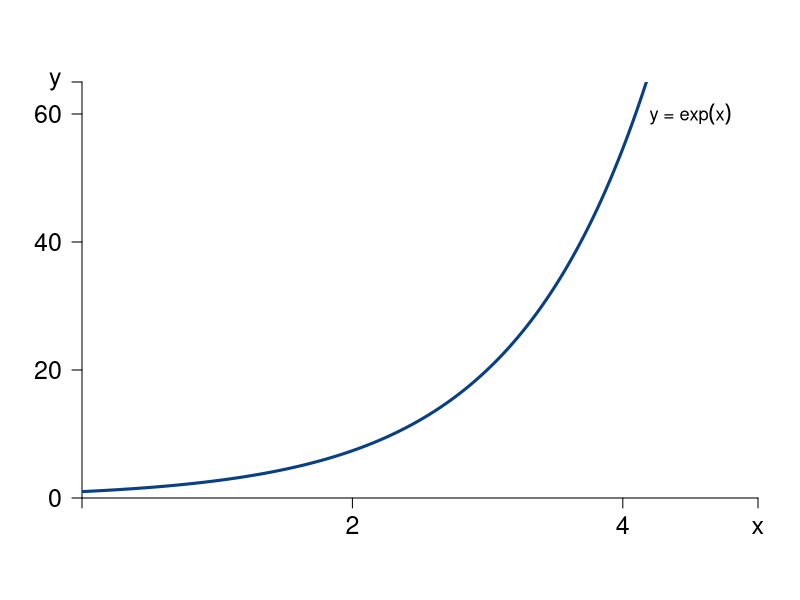

This chart was generated by the following R code:
#Graph Designer: Scott Cohn
#Authors: Bowles and Halliday
#Title: Coordination, Conflict and Competition: A Text in Microeconomics

library(shape)
pdf(file = "mathappendix/exponential.pdf", width = 8, height = 6)
#par(mar=c(0.75,0.75,0.75,0.75))

#Set parameters for graphics
axislabelsize <- 1.5
labelsize <- 1.1
graphlinewidth <- 3
segmentlinewidth <- 2

COL <- c("#7fc97f", "#beaed4", "#fdc086", "#ffff99", "#386cb0", "#f0027f", "#bf5b17", "#666666")
COLA <- c("#e0f3db", "#99d8c9","#66c2a4","#41ae76", "#238b45", "#005824")
COLB <- c("#4eb3d3", "#2b8cbe", "#0868ac","#084081")

xlims <- c(0, 5)
ylims <- c(0, 65)

npts <- 501 
x <- seq(xlims[1], xlims[2], length.out = npts)
y <- seq(ylims[1], ylims[2], length.out = npts) 

plot(0, 0, xlim = xlims, ylim = ylims, type = "n",
     xlab = expression(paste("")),
     ylab = expression(paste("")), 
     xaxt = "n", 
     yaxt = "n", 
     cex.lab = axislabelsize, 
     bty = "n", 
     xaxs="i", 
     yaxs="i"
)

ticksx <- c(xlims[1], 2, 4,  xlims[2])
xlabels <- c(NA, 2, 4, expression(x))
ticksy <- c(ylims[1], 20, 40, 60, ylims[2])
ylabels <- c(0, 20, 40, 60, expression(y))

axis(1,at = ticksx,  pos = 0, labels = xlabels, cex.axis = axislabelsize)
axis(2,at = ticksy,  pos = 0, labels = ylabels, las = 1, cex.axis = axislabelsize)

npts <- 500 
xx1 <- seq(xlims[1], xlims[2], length.out = npts)
xx2 <-seq(xlims[1], xlims[2] - 4, length.out = npts)
xx3 <- seq(xlims[1], 0, length.out = npts)

#Axis labels
#mtext(expression(paste("", x)), side = 1, line = 2.5, cex = axislabelsize)
#text(-.5, 0.5*ylims[2], expression(paste("", y)), xpd = TRUE, cex = axislabelsize, srt = 90) 

# lines
lines(xx1, exp(xx1), col = COLB[4], lwd = graphlinewidth)

# points
#points(1.333, 10.333, pch = 16, col = "black", cex = 1.5)

# label function
text(4.5, 60, expression(paste("y = ", exp(x))),  xpd = TRUE, cex = labelsize)

dev.off()
